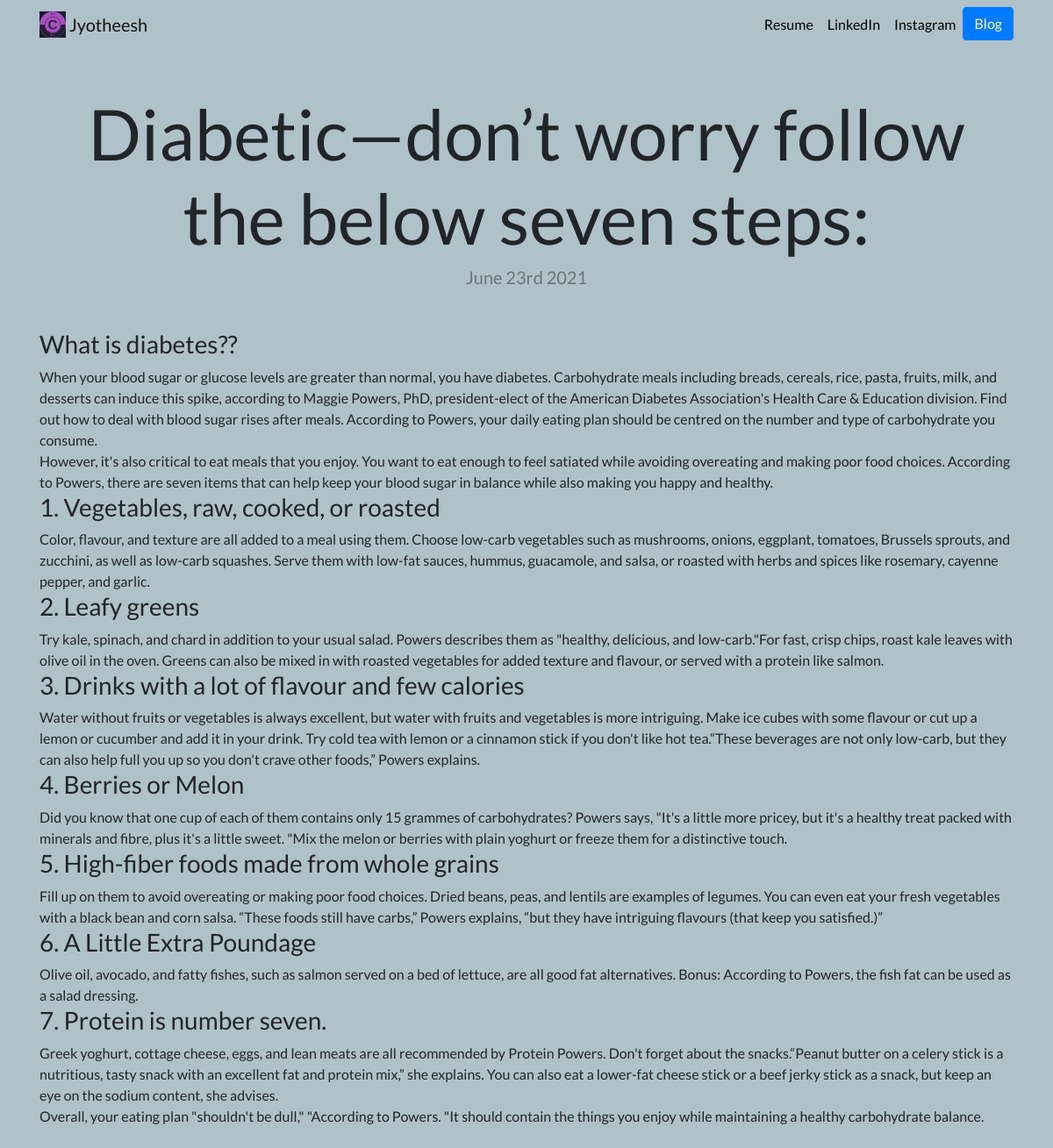
Page /blog/3/ on the committed database.
### blog/models.py (models this page shows, shortened)
class Blog(models.Model):
    title=models.CharField(max_length=200)
    content=models.TextField()
    date=models.DateField()

### blog/views.py (the view)
# urls.py: path('<int:blog_id>/',views.detail,name="detail"),
def detail(request,blog_id):
    blog=get_object_or_404(Blog,pk=blog_id)
    return render(request,'blog/detail.html',{'blog':blog})

### blog/templates/blog/detail.html
{% extends "portfolio/base.html" %}
{% load static %}
{% block content %}
<h1 class="text-center mt-5" id="blogdetailtitle">{{ blog.title }}</h1>
<h5 class="text-center text-muted mb-5">{{ blog.date|date:'F jS Y' }}</h5>
{{ blog.content|safe }}
{% endblock %}

### portfolio/static/portfolio/custom.css (style rules this page uses)
body { font-family: 'Lato', sans-serif; background-color:#afc1c9; }
@media (min-width: 992px) { #blogdetailtitle { font-size: 5rem; } }

### rows in the picture
Blog: title "Diabetic—don’t worry follow the below seven steps:", date "June 23rd 2021", content "What is diabetes?? When your blood sugar or glucose levels are greater than normal, you have diabetes. Carbohydrate meals including breads, cereals, rice, pasta, fruits, milk, and desserts can induce this spike, according to Maggie Powers, PhD, president-elect of the American Diabetes Association's Health Care & Education division. Find out how to deal with blood sugar rises after meals. According to Powers, your daily eating plan should be centred on the number and type of carbohydrate you consume. However, it's also critical to eat meals that you enjoy. You want to eat enough to feel satiated while avoiding overeating and making poor food choices. According to Powers, there are seven…"
